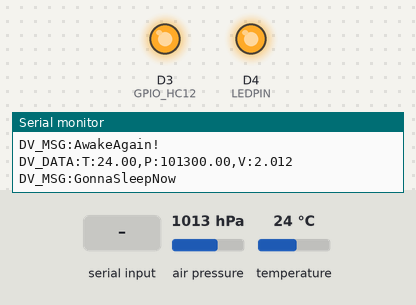
The sketch below on a simulated ESP8266 (NodeMCU). Shown: output pins drawn as LEDs (lit = HIGH), the last lines printed to the serial monitor. Dashed ring = blinking. The test bench sets the inputs (shaded band); at power-on: air pressure 1013 hPa, temperature 24 °C. At 6.0 s the program puts the board to deep sleep or switches it off; the recording ends there.

Above: at 3.1 s.
3.2 s: "OK+SLEEP\n" received over Serial
At 4.15 s:
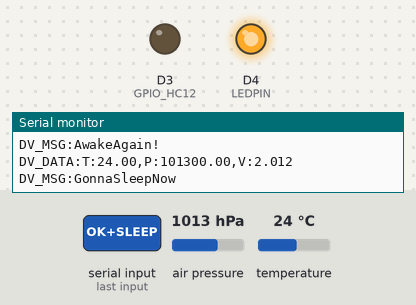
At 4.62 s:
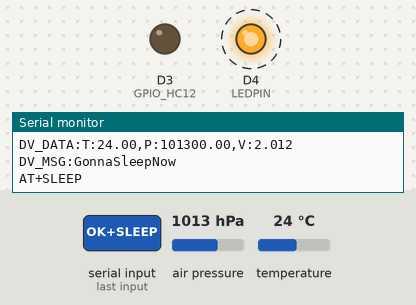
Timing chart, 0 to 6.0 s (numbered marks = the images above; inputs shaded):
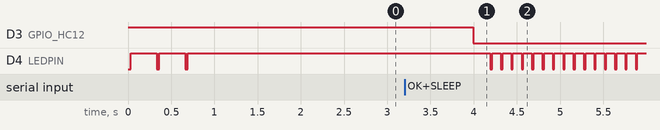

Measured:
- after the input at 3.2 s, D4 (LEDPIN): alternates HIGH for 0.10 s and LOW for 0.02 s, starting after 0.99 s

The sketch:

MeteoSat.ino
```cpp
#include <Adafruit_BMP280.h>
Adafruit_BMP280 bmp; // I2C

#define LEDPIN D4
#define GPIO_HC12 D3
#define sleepSec 30
String readSerialData() {
  if (Serial.available() > 0) {
    String inString = "";
    while (Serial.available() > 0) {
      int inChar = Serial.read();
      inString += (char)inChar;
      if (inChar == '\n') {
        return inString;
      }
    }
  }
  return "";
}
void goToSleep() {

  Serial.println(("DV_MSG:GonnaSleepNow"));
  Serial.flush();
  delay(1000);
  digitalWrite(GPIO_HC12, LOW);
  delay(200);
  Serial.println("AT+SLEEP");
  int tries = 200;
  String atData = readSerialData();
  while (atData == "" && tries > 0) {
    delay(100);
    tries--;
    atData = readSerialData();
  }
  if (atData.startsWith("OK+SLEEP"))
  {
    //ESP.deepSleep(10 * (60 * 1000000));
    for (int i = 0 ; i < 15; i++)
    {
      digitalWrite(LEDPIN, LOW);
      delay(20);
      digitalWrite(LEDPIN, HIGH);
      delay(100);
    }
    ESP.deepSleep((sleepSec * 1000000));
  }

}
float mapfloat(float x, float in_min, float in_max, float out_min, float out_max)
{
  return (x - in_min) * (out_max - out_min) / (in_max - in_min) + out_min;
}
float batPercent(float voltage) {
  float bat_percentage = 0;
  bat_percentage = mapfloat(voltage, 3, 4.22, 0, 100); //2.8V as Battery Cut off Voltage & 4.2V as Maximum Voltage
  bat_percentage = (bat_percentage >= 100) ? 100 : ((bat_percentage <= 0) ? 1 : bat_percentage);
  return bat_percentage ;
}
float batVoltage()
{
  float voltage;
  int analogInPin  = A0;    // Analog input pin
  int sensorValue;
  float calibration = -0.10; // Check Battery voltage using multimeter & add/subtract the value
  sensorValue = analogRead(analogInPin);
  // (32k/(100k+32)) * 4.2V = sensor V.
  voltage = (sensorValue / 0.242424242424) / 1000; //multiply by two as voltage divider network is 100K & 100K Resistor
  voltage = voltage + calibration;
  return voltage;

}
void setup() {
  //Serial.begin(115200);

  Serial.begin(9600);
  pinMode(LEDPIN, OUTPUT);
  pinMode(GPIO_HC12, OUTPUT);
  digitalWrite(GPIO_HC12, HIGH);

  if (!bmp.begin(0x76)) {
    Serial.println(("DV_ERROR:BMP_error"));
    while (1);
  }
  /* Default settings from datasheet. */
  bmp.setSampling(Adafruit_BMP280::MODE_NORMAL,     /* Operating Mode. */
                  Adafruit_BMP280::SAMPLING_X2,     /* Temp. oversampling */
                  Adafruit_BMP280::SAMPLING_X16,    /* Pressure oversampling */
                  Adafruit_BMP280::FILTER_X16,      /* Filtering. */
                  Adafruit_BMP280::STANDBY_MS_500); /* Standby time. */


  for (int i = 0 ; i < 3; i++)
  {
    digitalWrite(LEDPIN, LOW);
    delay(30);
    digitalWrite(LEDPIN, HIGH);
    delay(300);
  }
  Serial.println(("DV_MSG:AwakeAgain!"));
  Serial.flush();
  delay(1000);
}
void sendWData()
{
  float temp = bmp.readTemperature();
  float pres = bmp.readPressure();
  float voltage =   batVoltage();
  static char sdata[50];
  char * s = sdata;
  s += sprintf(s, "DV_DATA:T:%.2f,", temp);
  s += sprintf(s, "P:%.2f,", pres);
  s += sprintf(s, "V:%.3f", voltage);
  Serial.println(sdata);
  Serial.flush();
  delay(1000);
}

void loop() {
  sendWData();
  goToSleep();
}
```
